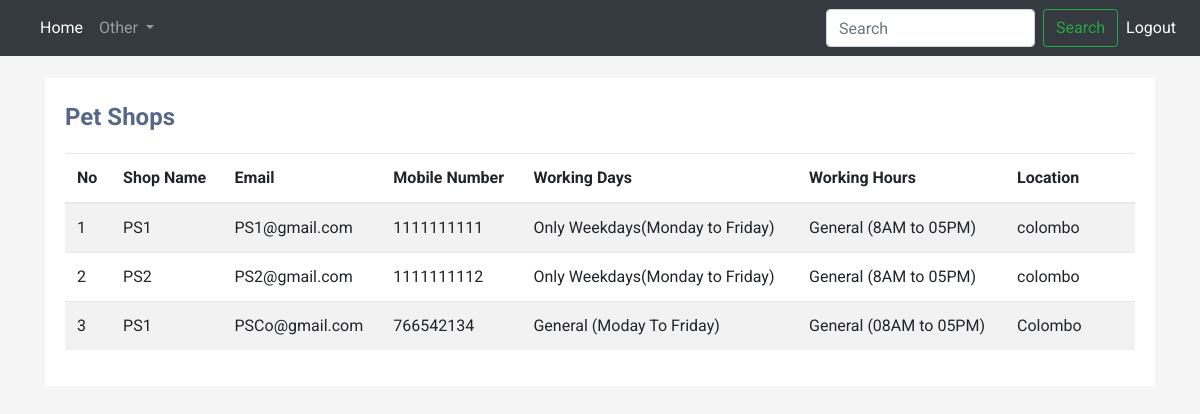
The page /view/Petshop.php (signed in) on the database its author committed.
### tables this page shows
CREATE TABLE `petshops`  (
  `PetshopID` int(11) NOT NULL AUTO_INCREMENT,
  `shop_name` varchar(100) NULL DEFAULT NULL,
  `email` varchar(100) NULL DEFAULT NULL,
  `password` varchar(100) NULL DEFAULT NULL,
  `Working_days` varchar(100) NULL DEFAULT NULL,
  `working_hours` varchar(100) NULL DEFAULT NULL,
  `contact_num` int(10) NULL DEFAULT NULL,
  `location` varchar(100) NULL DEFAULT NULL,
  PRIMARY KEY (`PetshopID`) USING BTREE
);

### view/Petshop.php (the view, shortened to what this page needs)
<?php
require('../db_conn.php');
 $email=$_SESSION['email'];
$query1="SELECT * FROM pet_owners WHERE email='$email'";
  $r1= mysqli_query($conn, $query1);
$query2="SELECT * FROM doctor WHERE Doc_email='$email'";
  $r2= mysqli_query($conn, $query2);
$query3="SELECT * FROM petcarecenter WHERE email='$email'";
  $r3= mysqli_query($conn, $query3);
$query4="SELECT * FROM petshops WHERE email='$email'";
  $r4= mysqli_query($conn, $query4);
  $nor1= mysqli_num_rows($r1);
  $nor2= mysqli_num_rows($r2);
  $nor3= mysqli_num_rows($r3);
  $nor4= mysqli_num_rows($r4);
    if($nor1>0){
            while ($row1= mysqli_fetch_array($r1)){
                $Qid=$row1['Id'];
                $Qusername=$row1['username'];
                $Qemail=$row1['email'];
                $Qpassword=md5($row1['password']);
                $Qlocation=$row1['location'];
                $Qcontact_num=$row1['contact_num'];
            }
            $out2='<a class="nav-link" href="../dashboard.php">Home</a>';
          }elseif ($nor3>0) {
              $out2='<a class="nav-link" href="../dashboardPetCareCen.php">Home</a>';
          }
 ?>
<!DOCTYPE html>
<html>
<head>
    <link rel="stylesheet" href="https://stackpath.bootstrapcdn.com/bootstrap/4.5.0/css/bootstrap.min.css">
    <link rel="stylesheet" href="https://maxcdn.bootstrapcdn.com/font-awesome/4.7.0/css/font-awesome.min.css">
</head>
<body>
    <nav class="navbar navbar-expand-md navbar-dark fixed-top bg-dark">
      <div class="collapse navbar-collapse" id="navbarsExampleDefault">
        <ul class="navbar-nav mr-auto">
             <li class="nav-item active">
            <?php echo $out2 ?>
            </li>
        <li class="nav-item dropdown">
        <a class="nav-link dropdown-toggle" href="#" id="navbarDropdown" role="button" data-toggle="dropdown" aria-haspopup="true" aria-expanded="false">
          Other
        </a>
        </li>
        </ul>
        <form class="form-inline my-2 my-lg-0">
          <input class="form-control mr-sm-2" type="text" placeholder="Search" aria-label="Search">
          <button class="btn btn-outline-success my-2 my-sm-0" type="submit">Search</button>
          <ul class="navbar-nav mr-auto">
          <li class="nav-item">
            <a class="nav-link active" href="..\logout.php">Logout</a>
          </li></ul>
        </form>
      </div>
</nav>
<br><br>
<div class="container-xl">
    <div class="table-responsive">
        <div class="table-wrapper">
            <div class="table-title">
                <div class="row">
                    <div class="col-sm-5">
                        <h2><b>Pet Shops</b></h2>
                    </div>
                </div>
            </div>
            <table class="table table-striped table-hover">
                <thead>
                    <tr>
                        <th>No</th>
                        <th>Shop Name</th>
                        <th>Email</th>
                        <th>Mobile Number</th>
                        <th>Working Days</th>
                        <th>Working Hours</th>
                        <th>Location</th>
                    </tr>
                </thead>
                <tbody>
                    <?php
                        $ret=mysqli_query($conn,"select * from petshops");
                        $cnt=1;
                        $row=mysqli_num_rows($ret);
                        if($row>0){
                        while ($row=mysqli_fetch_array($ret)) {
                    ?>
                    <tr>
                        <td><?php echo $cnt;?></td>
                        <td><?php  echo $row['shop_name'];?> </td>
                        <td><?php  echo $row['email'];?></td>
                        <td><?php  echo $row['contact_num'];?></td>
                        <td><?php  echo $row['Working_days'];?></td>
                        <td><?php  echo $row['working_hours'];?></td>
                        <td><?php  echo $row['location'];?></td>
                    </tr>
                    <?php
                    $cnt=$cnt+1;
                    } } else ?>
</body>
</html>

### view/Petshop.php (style rules this page uses)
body { color: #566787; background: #f5f5f5; font-family: 'Roboto', sans-serif; }
.table-responsive { margin: 30px 0; }
.table-wrapper { min-width: 1000px; background: #fff; padding: 20px; box-shadow: 0 1px 1px rgba(0,0,0,.05); }
.table-title { font-size: 15px; padding-bottom: 10px; margin: 0 0 10px; min-height: 45px; }
.table-title h2 { margin: 5px 0 0; font-size: 24px; }
table.table tr th, table.table tr td { border-color: #e9e9e9; }
table.table td:last-child { width: 130px; }

### rows shown on the page
petshops: shop_name "PS1", email "PS1@gmail.com", contact_num "1111111111", Working_days "Only Weekdays(Monday to Friday)", working_hours "General (8AM to 05PM)", location "colombo"
petshops: shop_name "PS2", email "PS2@gmail.com", contact_num "1111111112", Working_days "Only Weekdays(Monday to Friday)", working_hours "General (8AM to 05PM)", location "colombo"
petshops: shop_name "PS1", email "PSCo@gmail.com", contact_num "766542134", Working_days "General (Moday To Friday)", working_hours "General (08AM to 05PM)", location "Colombo"
